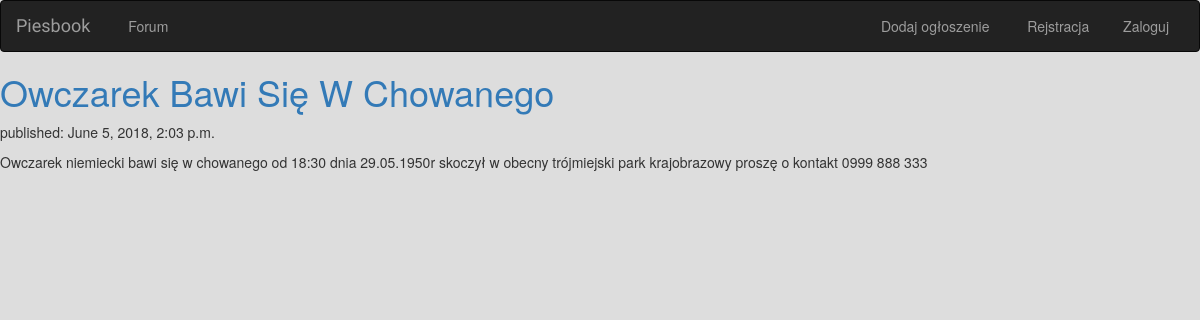
Page /2/ on the committed database.
### forum/models.py (models this page shows, shortened)
class Post(models.Model):
    author = models.ForeignKey('auth.User', on_delete=models.CASCADE)
    title = models.CharField(max_length=200)
    text = models.TextField()
    created_date = models.DateTimeField(
            default=timezone.now)
    published_date = models.DateTimeField(
            blank=True, null=True)

### forum/views.py (the view)
# urls.py: url(r'^(?P<pk>[0-9]+)/$',views.DetailView.as_view(), name='post_detail'),
class DetailView(generic.DetailView):
    model = Post
    template_name = 'forum/single_post.html'

### forum/templates/forum/single_post.html
{% extends 'forum/base.html' %}<! import  bazowego pliku>
{% block body%}
        <div>
            <h1><a href="{%url 'forum:index' %}"">{{ post.title }}</a></h1>
        </div>
            <div>
                <p>published: {{ post.published_date }}</p>
                <p>{{ post.text|linebreaksbr }}</p>
            </div>
{% endblock%}

### forum/static/forum/style.css (style rules this page uses)
body { background-color: #dddddd; }

### rows in the picture
Post: title "Owczarek Bawi Się W Chowanego", published_date "June 5, 2018, 2:03 p.m.", text "Owczarek niemiecki bawi się w chowanego od 18:30 dnia 29.05.1950r skoczył w obecny trójmiejski park krajobrazowy proszę o kontakt 0999 888 333"
